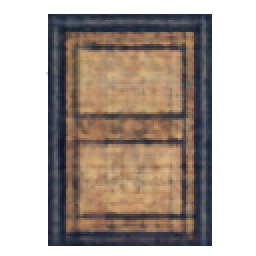
#> input picture model-source/props20-original/0-0.png, 128 x 128 px (shown 2 times larger); its folder holds 4 pictures in this run
$ python clean_props21.py
#> lines starting #> are read from the running program, lines starting #| are printed output that depends on the picture; after the words box and inside, x2 and y2 are one past the last pixel; in counts of white or black regions, pixels touching at a corner belong together
"""Palette cleanup of our own neural object outputs; no drawing replacement."""
from pathlib import Path
from PIL import Image,ImageFilter
import numpy as np,json,hashlib
r=Path(__file__).resolve().parents[1];bank=r/'assets/pixel-v2/props';source=r/'model-source/props20-original';source.mkdir(exist_ok=True)
colors=np.array([[143,104,75],[178,139,110],[39,45,58],[91,99,108],[27,35,48],[235,200,90],[236,198,79],[246,217,126]],dtype='f');sheet=Image.new('RGB',(640,256),(221,228,232))
#> after `sheet = Image.new('RGB', (640, 256), (221, 228, 232))`:
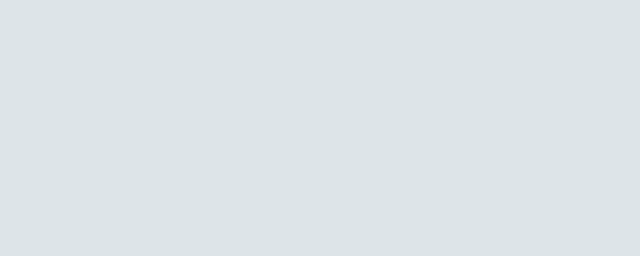
#> sheet: PIL image 640x256 RGB; mean R, G, B 221, 228, 232
for path in bank.glob('*.png'):
 saved=source/path.name
 if not saved.exists():saved.write_bytes(path.read_bytes())
 a=np.asarray(Image.open(saved).convert('RGBA')).copy();rgb=np.asarray(Image.fromarray(a[:,:,:3]).filter(ImageFilter.MedianFilter(3)),dtype='f');distance=((rgb[:,:,None,:]-colors[None,None,:,:])**2).sum(-1);a[:,:,:3]=colors[distance.argmin(-1)].astype('uint8');alpha=np.asarray(Image.fromarray(a[:,:,3]).filter(ImageFilter.MedianFilter(3)));a[:,:,3]=np.where(alpha<95,0,np.where(alpha>165,255,alpha));im=Image.fromarray(a,'RGBA');im.save(path);kind,opened=map(int,path.stem.split('-'));sheet.paste(im,(kind*128,opened*128),im)
#> further down, a is the input picture: shape (128, 128, 4); mean R, G, B, A 91.9, 70.3, 68.4, 148
#> after `rgb = np.asarray(Image.fromarray(a[:, :, :3]).filter(ImageFilter.Media`:
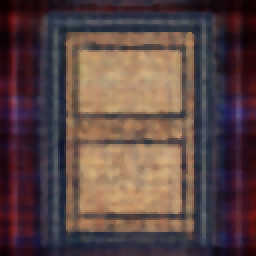
#> rgb: shape (128, 128, 3) float32 (shown 2 times larger); mean R, G, B 91.8, 70.1, 68.3
#> after `a[:, :, :3] = colors[distance.argmin(-1)].astype('uint8')`:
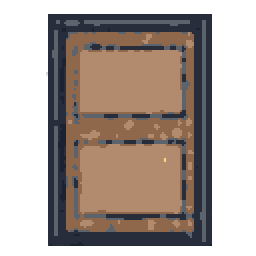
#> a: shape (128, 128, 4) (shown 2 times larger); mean R, G, B, A 82.4, 73.7, 72.2, 148; transparent parts drawn white
#> after `alpha = np.asarray(Image.fromarray(a[:, :, 3]).filter(ImageFilter.Medi`:
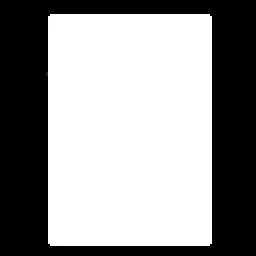
#> alpha: shape (128, 128) (shown 2 times larger); min 0, max 255, mean 148
#> after `a[:, :, 3] = np.where(alpha < 95, 0, np.where(alpha > 165, 255, alpha)`: a: shape (128, 128, 4); 0.1% of pixels changed, all inside (x1, y1, x2, y2) = (23, 7, 106, 123)
#> after `sheet.paste(im, (kind * 128, opened * 128), im)`:
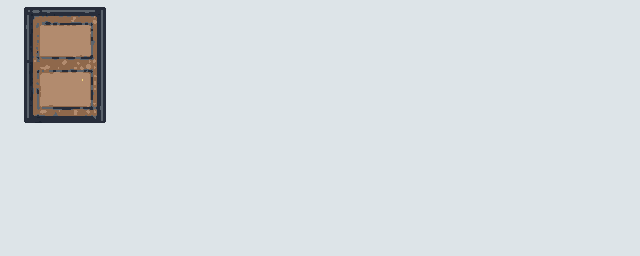
#> sheet: PIL image 640x256 RGB; mean R, G, B 215, 220.5, 223.5
sheet.save(r.parent/'props21-clean-inspection.png')
#> (the run stopped early here; a loop or call above may not have finished)

$ run again, on model-source/props20-original/2-0.png
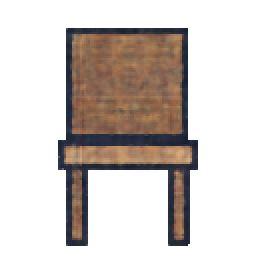
#> input picture model-source/props20-original/2-0.png, 128 x 128 px (shown 2 times larger)
#> a is the input picture: shape (128, 128, 4); mean R, G, B, A 75.3, 50.9, 58.5, 82.4
#> `alpha = np.asarray(Image.fromarray(a[:, :, 3]).filter(ImageFilter.Medi`:
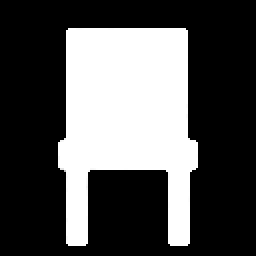
#> alpha: shape (128, 128) (shown 2 times larger); min 0, max 255, mean 82.4
#> a: shape (128, 128, 4); mean R, G, B, A 61.5, 57.9, 61.4, 82.5
#> `sheet.paste(im, (kind * 128, opened * 128), im)`:
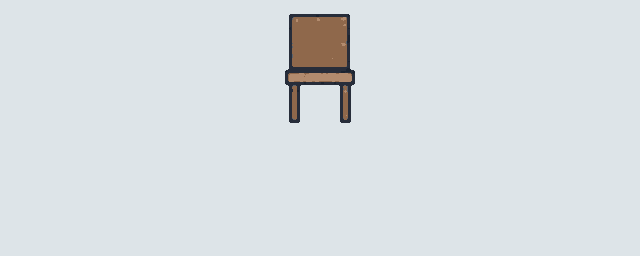
#> sheet: PIL image 640x256 RGB; mean R, G, B 217.5, 223.5, 226.9

$ run again, on model-source/props20-original/3-0.png
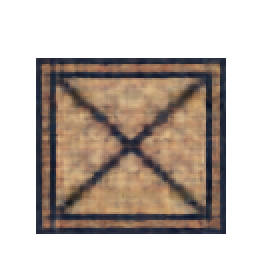
#> input picture model-source/props20-original/3-0.png, 128 x 128 px (shown 2 times larger)
#> a is the input picture: shape (128, 128, 4); mean R, G, B, A 90.1, 68.3, 67.5, 130.1
#> `alpha = np.asarray(Image.fromarray(a[:, :, 3]).filter(ImageFilter.Medi`:
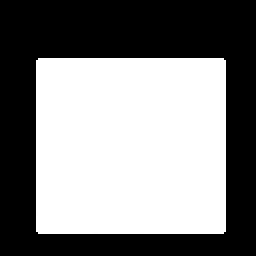
#> alpha: shape (128, 128) (shown 2 times larger); min 0, max 255, mean 130.1
#> a: shape (128, 128, 4); mean R, G, B, A 80.9, 72.3, 71, 130.1
#> `sheet.paste(im, (kind * 128, opened * 128), im)`:
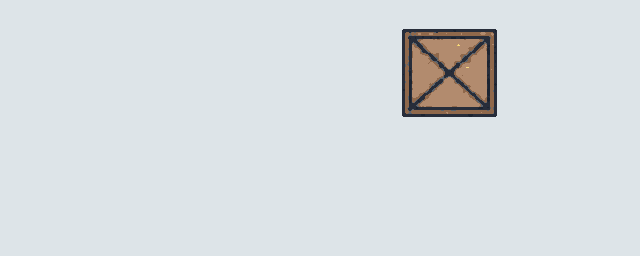
#> sheet: PIL image 640x256 RGB; mean R, G, B 216.1, 221.5, 224.6
